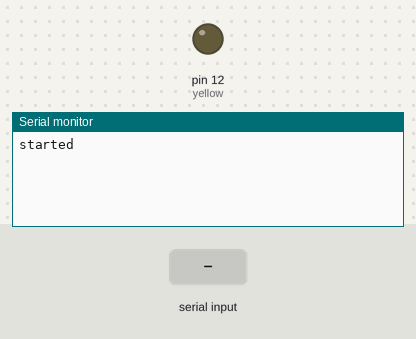
A sketch run on a simulated Arduino Uno, built with avr-gcc and run on an emulated ATmega328P. Parts: output pins drawn as LEDs (lit = HIGH), the last lines printed to the serial monitor. The inputs (shaded band) are chosen by the test bench.

Above: at 1.8 s.
1.9 s: "." received over the second serial link
At 2.7 s:
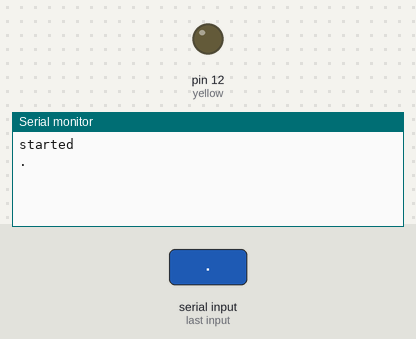
3.5 s: "1" received over the second serial link
At 5.5 s:
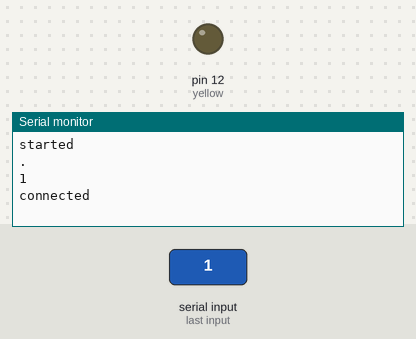

Measured:
- after the input at 1.9 s, the serial monitor: prints a new line after 0.10 s (image 1)
- after the input at 3.5 s, the serial monitor: prints a new line at once (image 2)

The sketch:

wificonnection.ino
```cpp
#include <SoftwareSerial.h>
SoftwareSerial wifiSerial(4, 5);

const int yellow = 12;

void setup() {
  pinMode(yellow, OUTPUT);
  // Same code as in ubidots client wifiConnection function,
  // but here with led indication

  Serial.begin(9600);
  wifiSerial.begin(9600);

  Serial.println("started");
  char wifiStatus = '.';
  while (wifiStatus == '.') {
    if (wifiSerial.available()) {
      wifiStatus = wifiSerial.read();
      Serial.println(wifiStatus);
    }
    delay(500);
  }
  Serial.println("connected");
  Serial.println(wifiSerial.readString());
  /*bool isYellowLedOn = false;
  while (WiFi.status() != WL_CONNECTED) {
    if(isYellowLedOn) {
      digitalWrite(yellow, LOW);
    }
    else {
      digitalWrite(yellow, HIGH);
    }
    delay(500);
  }
  digitalWrite(yellow, LOW);
  WiFi.setAutoReconnect(true);*/
}

void loop() {
  // put your main code here, to run repeatedly:

}
```
